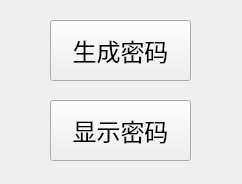
<?xml version="1.0" encoding="UTF-8"?>
<ui version="4.0">
 <class>PausePass</class>
 <widget class="QWidget" name="PausePass">
  <property name="geometry">
   <rect>
    <x>0</x>
    <y>0</y>
    <width>242</width>
    <height>184</height>
   </rect>
  </property>
  <property name="sizePolicy">
   <sizepolicy hsizetype="Fixed" vsizetype="Fixed">
    <horstretch>0</horstretch>
    <verstretch>0</verstretch>
   </sizepolicy>
  </property>
  <property name="minimumSize">
   <size>
    <width>182</width>
    <height>184</height>
   </size>
  </property>
  <property name="windowTitle">
   <string>PausePass</string>
  </property>
  <widget class="QPushButton" name="pushButton">
   <property name="geometry">
    <rect>
     <x>50</x>
     <y>20</y>
     <width>141</width>
     <height>61</height>
    </rect>
   </property>
   <property name="font">
    <font>
     <family>微软雅黑</family>
     <pointsize>18</pointsize>
    </font>
   </property>
   <property name="text">
    <string>生成密码</string>
   </property>
  </widget>
  <widget class="QPushButton" name="pushButton_2">
   <property name="geometry">
    <rect>
     <x>50</x>
     <y>100</y>
     <width>141</width>
     <height>61</height>
    </rect>
   </property>
   <property name="font">
    <font>
     <family>微软雅黑</family>
     <pointsize>18</pointsize>
    </font>
   </property>
   <property name="text">
    <string>显示密码</string>
   </property>
  </widget>
 </widget>
 <resources/>
 <connections/>
</ui>
